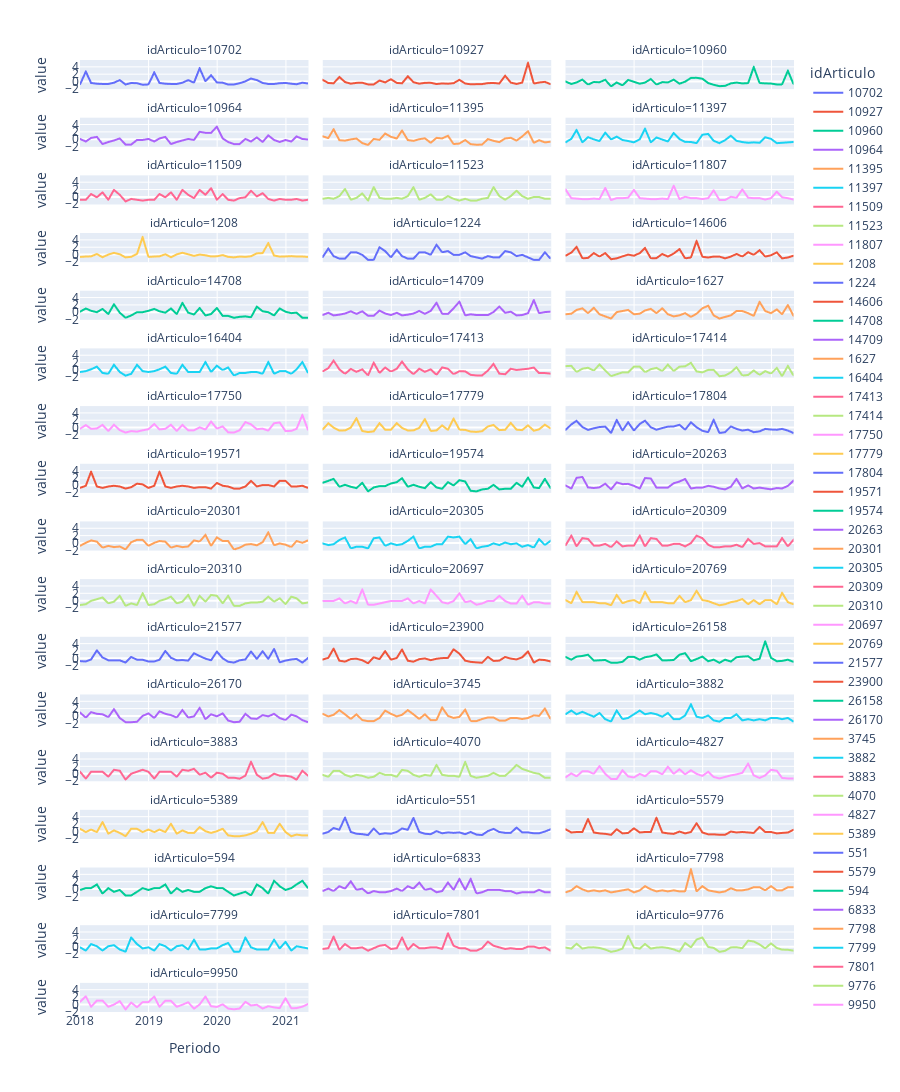

The notebook cell saved with this chart:
### Markdown cell above
### Graficando los productos en la línea de tiempo

### Code cell
scaler = StandardScaler().fit(df_time)
df_time_scaled = scaler.transform(df_time)
df_time_scaled = pd.DataFrame(df_time_scaled, columns=df_time.columns, index=df_time.index)
df_time_scaled.head()
print_linea_de_tiempo_producto(df_time_scaled , 'idArticulo', height=2000)
